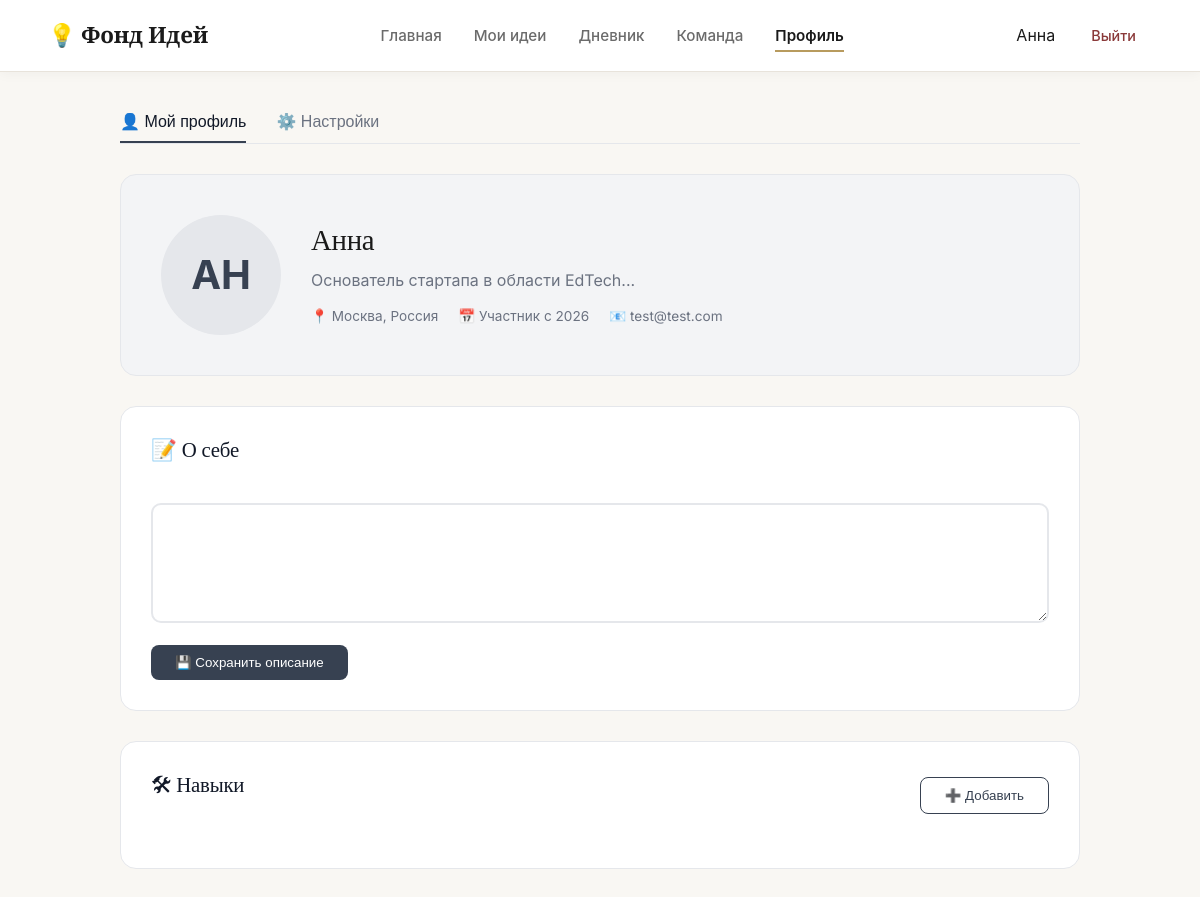
The app's page /profile (signed in) with its own data.
### data/models.py (models this page shows, shortened)
class User(db.Model):
    id = db.Column(db.Integer, primary_key=True)
    username = db.Column(db.String(80), nullable=False)
    email = db.Column(db.String(120), unique=True, nullable=False)
    password_hash = db.Column(db.String(256))
    bio = db.Column(db.Text, default="Основатель стартапа в области EdTech...")
    about_me = db.Column(db.Text, default="")
    city = db.Column(db.String(100), default="Москва, Россия")
    joined_year = db.Column(db.String(10), default="2026")
    is_email_visible = db.Column(db.Boolean, default=True)
    is_city_visible = db.Column(db.Boolean, default=True)
    is_photo_visible = db.Column(db.Boolean, default=True)
    is_skills_visible = db.Column(db.Boolean, default=True)
    is_description_visible = db.Column(db.Boolean, default=True)
    is_ideas_visible = db.Column(db.Boolean, default=True)
    is_team_visible = db.Column(db.Boolean, default=True)
    ideas = db.relationship('Idea', backref='author', lazy=True)
    diary_entries = db.relationship('DiaryEntry', backref='owner', lazy=True)
    skills = db.relationship('Skill', backref='owner_skill', lazy=True)

### app.py (the view)
@app.route('/profile')
def profile():
    user = get_current_user()
    if not user:
        return redirect(url_for('index'))
    return render_template('profile.html', user=user)

### app.py (called while the page is built)
def get_current_user():
    if 'user_id' in session:
        return User.query.get(session['user_id'])
    return None

### templates/profile.html (shortened to what this page needs)
<!DOCTYPE html>
<html lang="ru">
<head>
    <link rel="stylesheet" href="{{ url_for('static', filename='css/styles.css') }}">
    <link rel="stylesheet" href="{{ url_for('static', filename='css/profile.css') }}">
</head>
<body>
    <nav class="navbar">
        <div class="nav-brand">💡 Фонд Идей</div>
        <div class="nav-links">
            <a href="{{ url_for('dashboard') }}">Главная</a>
            <a href="{{ url_for('ideas') }}">Мои идеи</a>
            <a href="{{ url_for('diary') }}">Дневник</a>
            <a href="{{ url_for('team') }}">Команда</a>
            <a href="{{ url_for('profile') }}" class="active">Профиль</a>
        </div>
        <div class="nav-user">
            <span>{{ user.username }}</span>
            <a href="{{ url_for('logout') }}" class="btn-logout">Выйти</a>
        </div>
    </nav>
    <main class="profile-main">
        <div class="profile-tabs">
            <button class="p-tab active" id="tab-profile">👤 Мой профиль</button>
            <button class="p-tab" id="tab-settings">⚙️ Настройки</button>
        </div>
        <div id="content-profile">
            <div class="profile-header">
                <div class="profile-avatar">
                    {% if user.is_photo_visible %}
                        <span class="avatar-initials">{{ user.username[:2].upper() }}</span>
                    {% else %}
                        <span class="avatar-initials" style="opacity: 0.3; font-size: 1.5rem;"></span>
                    {% endif %}
                </div>
                <div class="profile-info">
                    <h1>{{ user.username }}</h1>
                    <p class="bio-text" style="color:#6b7280; margin-bottom:10px;">{{ user.bio }}</p>
                    <div class="profile-meta">
                        {% if user.is_city_visible %}
                            <span>📍 {{ user.city }}</span>
                        {% else %}
                            <span>📍 Скрыто</span>
                        {% endif %}
                        <span>📅 Участник с {{ user.joined_year }}</span>
                        {% if user.is_email_visible %}
                            <span>📧 {{ user.email }}</span>
                        {% else %}
                            <span>📧 Скрыто</span>
                        {% endif %}
                    </div>
                </div>
            </div>
            <div class="section-card">
                <div class="section-header">
                    <h2>📝 О себе</h2>
                </div>
                {% if user.is_description_visible %}
                    <form action="/update_profile" method="POST">
                        <textarea name="about_text" class="about-textarea">{{ user.about_me }}</textarea>
                        <button type="submit" class="edit-btn" style="margin-top: 15px;">💾 Сохранить описание</button>
                    </form>
                {% endif %}
            </div>
            <div class="section-card">
                <div class="section-header">
                    <h2>🛠 Навыки</h2>
                    {% if user.is_skills_visible %}
                        <button class="edit-btn" onclick="toggleSkillsForm()" style="background:#fff; color:#374151; border:1px solid #374151;">➕ Добавить</button>
                    {% endif %}
                </div>
            </div>
        </div>
    </main>
</body>
</html>

### static/css/styles.css (style rules this page uses)
:root { --bg-paper: #F9F7F3; --bg-white: #FFFFFF; --bg-edge: #F1EDE6; --text-ink: #1A1A1A; --text-pencil: #6B6B6B; --text-light: #9CA3AF; --accent-binding: #8B3A3A; --accent-binding-hover: #6B2D2D; --accent-foil: #B89B5E; --accent-foil-light: #D4C5A3; --border-paper: #E8E3DB; --border-dark: #D4CFC5; --shadow-soft: 0 4px 20px rgba(26, 26, 26, 0.06); --shadow-medium: 0 8px 30px rgba(26, 26, 26, 0.08); --shadow-card: 0 2px 12px rgba(26, 26, 26, 0.04); --radius-sm: 8px; --radius-md: 12px; --radius-lg: 16px; --ease-smooth: cubic-bezier(0.25, 0.1, 0.25, 1); --transition-base: all 0.3s var(--ease-smooth); }
* { margin: 0; padding: 0; box-sizing: border-box; }
body { font-family: 'Inter', -apple-system, BlinkMacSystemFont, 'Segoe UI', sans-serif; background: var(--bg-paper); color: var(--text-ink); line-height: 1.65; -webkit-font-smoothing: antialiased; -moz-osx-font-smoothing: grayscale; }
h1, h2, h3, h4, h5, h6 { font-family: 'Cormorant Garamond', Georgia, serif; font-weight: 500; line-height: 1.25; letter-spacing: -0.01em; color: var(--text-ink); }
h2 { font-size: 2rem; margin-bottom: 8px; color: var(--text-ink); font-weight: 500; }
.navbar { height: 72px; padding: 0 48px; background: var(--bg-white); display: flex; align-items: center; justify-content: space-between; border-bottom: 1px solid var(--border-paper); box-shadow: var(--shadow-card); position: sticky; top: 0; z-index: 100; }
.nav-brand { font-family: 'Cormorant Garamond', serif; font-weight: 600; font-size: 1.4rem; color: var(--text-ink); letter-spacing: -0.01em; }
.nav-links { display: flex; gap: 32px; }
.nav-links a { text-decoration: none; color: var(--text-pencil); font-weight: 500; font-size: 0.95rem; transition: var(--transition-base); position: relative; padding: 4px 0; }
.nav-links a::after { content: ''; position: absolute; bottom: 0; left: 0; width: 0; height: 2px; background: var(--accent-foil); transition: width 0.3s var(--ease-smooth); }
.nav-links a.active, .nav-links a:hover { color: var(--text-ink); font-weight: 600; }
.nav-links a.active::after, .nav-links a:hover::after { width: 100%; }
.nav-user { display: flex; align-items: center; gap: 20px; }
.btn-logout { color: var(--accent-binding); text-decoration: none; font-weight: 500; font-size: 0.9rem; transition: var(--transition-base); padding: 8px 16px; border-radius: var(--radius-sm); }

### records on screen
User: username "Анна", username "АН", bio "Основатель стартапа в области EdTech...", city "Москва, Россия", joined_year "2026", email "test@test.com"
